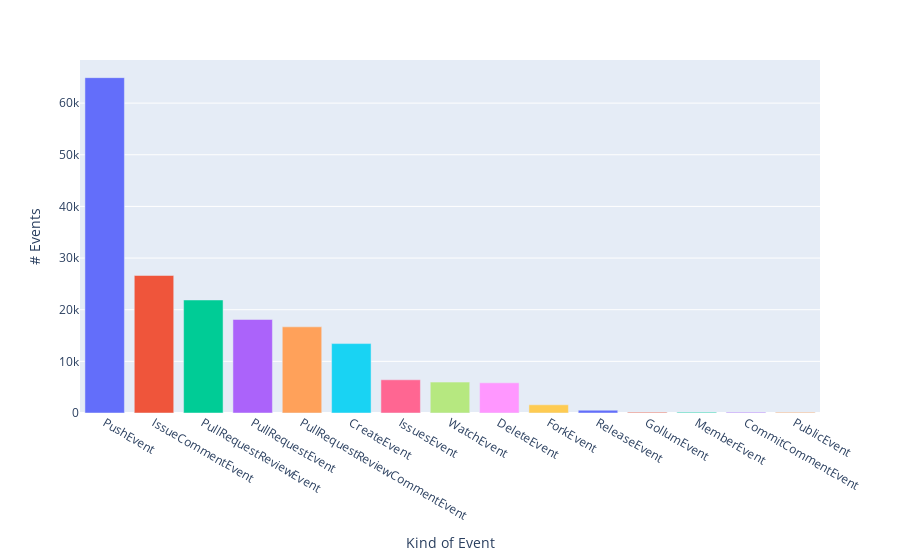

Here is the notebook cell this chart was saved with:
### Markdown cell above
## Most common events among known contributors

### Code cell
kc_event_counts = df_known_event_stream.event_type.value_counts()
fig_kec = px.bar(
    data_frame=kc_event_counts.to_frame(),
    color=kc_event_counts.to_frame().index,
    labels={
                     "value": "# Events",
                     "event_type": "Kind of Event"
                 },
)
fig_kec.update_layout(showlegend=False)
fig_kec.write_image("knowncontributors_eventcount.png")
fig_kec

### Figure 1 — Plotly figure (JSON) as saved in the notebook; plotly's stock layout.template omitted (floating-point values rounded to 4 significant figures)
{"data": [{"alignmentgroup": "True", "hovertemplate": "Kind of Event=%{x}<br># Events=%{y}<extra></extra>", "legendgroup": "PushEvent", "marker": {"color": "#636efa", "pattern": {"shape": ""}}, "name": "PushEvent", "offsetgroup": "PushEvent", "orientation": "v", "showlegend": true, "textposition": "auto", "type": "bar", "x": ["PushEvent"], "xaxis": "x", "y": [64932], "yaxis": "y"}, {"alignmentgroup": "True", "hovertemplate": "Kind of Event=%{x}<br># Events=%{y}<extra></extra>", "legendgroup": "IssueCommentEvent", "marker": {"color": "#EF553B", "pattern": {"shape": ""}}, "name": "IssueCommentEvent", "offsetgroup": "IssueCommentEvent", "orientation": "v", "showlegend": true, "textposition": "auto", "type": "bar", "x": ["IssueCommentEvent"], "xaxis": "x", "y": [26628], "yaxis": "y"}, {"alignmentgroup": "True", "hovertemplate": "Kind of Event=%{x}<br># Events=%{y}<extra></extra>", "legendgroup": "PullRequestReviewEvent", "marker": {"color": "#00cc96", "pattern": {"shape": ""}}, "name": "PullRequestReviewEvent", "offsetgroup": "PullRequestReviewEvent", "orientation": "v", "showlegend": true, "textposition": "auto", "type": "bar", "x": ["PullRequestReviewEvent"], "xaxis": "x", "y": [21885], "yaxis": "y"}, {"alignmentgroup": "True", "hovertemplate": "Kind of Event=%{x}<br># Events=%{y}<extra></extra>", "legendgroup": "PullRequestEvent", "marker": {"color": "#ab63fa", "pattern": {"shape": ""}}, "name": "PullRequestEvent", "offsetgroup": "PullRequestEvent", "orientation": "v", "showlegend": true, "textposition": "auto", "type": "bar", "x": ["PullRequestEvent"], "xaxis": "x", "y": [18105], "yaxis": "y"}, {"alignmentgroup": "True", "hovertemplate": "Kind of Event=%{x}<br># Events=%{y}<extra></extra>", "legendgroup": "PullRequestReviewCommentEvent", "marker": {"color": "#FFA15A", "pattern": {"shape": ""}}, "name": "PullRequestReviewCommentEvent", "offsetgroup": "PullRequestReviewCommentEvent", "orientation": "v", "showlegend": true, "textposition": "auto", "type": "bar", "x": ["PullRequestReviewCommentEvent"], "xaxis": "x", "y": [16683], "yaxis": "y"}, {"alignmentgroup": "True", "hovertemplate": "Kind of Event=%{x}<br># Events=%{y}<extra></extra>", "legendgroup": "CreateEvent", "marker": {"color": "#19d3f3", "pattern": {"shape": ""}}, "name": "CreateEvent", "offsetgroup": "CreateEvent", "orientation": "v", "showlegend": true, "textposition": "auto", "type": "bar", "x": ["CreateEvent"], "xaxis": "x", "y": [13441], "yaxis": "y"}, {"alignmentgroup": "True", "hovertemplate": "Kind of Event=%{x}<br># Events=%{y}<extra></extra>", "legendgroup": "IssuesEvent", "marker": {"color": "#FF6692", "pattern": {"shape": ""}}, "name": "IssuesEvent", "offsetgroup": "IssuesEvent", "orientation": "v", "showlegend": true, "textposition": "auto", "type": "bar", "x": ["IssuesEvent"], "xaxis": "x", "y": [6431], "yaxis": "y"}, {"alignmentgroup": "True", "hovertemplate": "Kind of Event=%{x}<br># Events=%{y}<extra></extra>", "legendgroup": "WatchEvent", "marker": {"color": "#B6E880", "pattern": {"shape": ""}}, "name": "WatchEvent", "offsetgroup": "WatchEvent", "orientation": "v", "showlegend": true, "textposition": "auto", "type": "bar", "x": ["WatchEvent"], "xaxis": "x", "y": [5986], "yaxis": "y"}, {"alignmentgroup": "True", "hovertemplate": "Kind of Event=%{x}<br># Events=%{y}<extra></extra>", "legendgroup": "DeleteEvent", "marker": {"color": "#FF97FF", "pattern": {"shape": ""}}, "name": "DeleteEvent", "offsetgroup": "DeleteEvent", "orientation": "v", "showlegend": true, "textposition": "auto", "type": "bar", "x": ["DeleteEvent"], "xaxis": "x", "y": [5842], "yaxis": "y"}, {"alignmentgroup": "True", "hovertemplate": "Kind of Event=%{x}<br># Events=%{y}<extra></extra>", "legendgroup": "ForkEvent", "marker": {"color": "#FECB52", "pattern": {"shape": ""}}, "name": "ForkEvent", "offsetgroup": "ForkEvent", "orientation": "v", "showlegend": true, "textposition": "auto", "type": "bar", "x": ["ForkEvent"], "xaxis": "x", "y": [1585], "yaxis": "y"}, {"alignmentgroup": "True", "hovertemplate": "Kind of Event=%{x}<br># Events=%{y}<extra></extra>", "legendgroup": "ReleaseEvent", "marker": {"color": "#636efa", "pattern": {"shape": ""}}, "name": "ReleaseEvent", "offsetgroup": "ReleaseEvent", "orientation": "v", "showlegend": true, "textposition": "auto", "type": "bar", "x": ["ReleaseEvent"], "xaxis": "x", "y": [540], "yaxis": "y"}, {"alignmentgroup": "True", "hovertemplate": "Kind of Event=%{x}<br># Events=%{y}<extra></extra>", "legendgroup": "GollumEvent", "marker": {"color": "#EF553B", "pattern": {"shape": ""}}, "name": "GollumEvent", "offsetgroup": "GollumEvent", "orientation": "v", "showlegend": true, "textposition": "auto", "type": "bar", "x": ["GollumEvent"], "xaxis": "x", "y": [165], "yaxis": "y"}, {"alignmentgroup": "True", "hovertemplate": "Kind of Event=%{x}<br># Events=%{y}<extra></extra>", "legendgroup": "MemberEvent", "marker": {"color": "#00cc96", "pattern": {"shape": ""}}, "name": "MemberEvent", "offsetgroup": "MemberEvent", "orientation": "v", "showlegend": true, "textposition": "auto", "type": "bar", "x": ["MemberEvent"], "xaxis": "x", "y": [154], "yaxis": "y"}, {"alignmentgroup": "True", "hovertemplate": "Kind of Event=%{x}<br># Events=%{y}<extra></extra>", "legendgroup": "CommitCommentEvent", "marker": {"color": "#ab63fa", "pattern": {"shape": ""}}, "name": "CommitCommentEvent", "offsetgroup": "CommitCommentEvent", "orientation": "v", "showlegend": true, "textposition": "auto", "type": "bar", "x": ["CommitCommentEvent"], "xaxis": "x", "y": [145], "yaxis": "y"}, {"alignmentgroup": "True", "hovertemplate": "Kind of Event=%{x}<br># Events=%{y}<extra></extra>", "legendgroup": "PublicEvent", "marker": {"color": "#FFA15A", "pattern": {"shape": ""}}, "name": "PublicEvent", "offsetgroup": "PublicEvent", "orientation": "v", "showlegend": true, "textposition": "auto", "type": "bar", "x": ["PublicEvent"], "xaxis": "x", "y": [144], "yaxis": "y"}], "layout": {"barmode": "relative", "legend": {"title": {"text": "Kind of Event"}, "tracegroupgap": 0}, "margin": {"t": 60}, "showlegend": false, "xaxis": {"anchor": "y", "categoryarray": ["PushEvent", "IssueCommentEvent", "PullRequestReviewEvent", "PullRequestEvent", "PullRequestReviewCommentEvent", "CreateEvent", "IssuesEvent", "WatchEvent", "DeleteEvent", "ForkEvent", "ReleaseEvent", "GollumEvent", "MemberEvent", "CommitCommentEvent", "PublicEvent"], "categoryorder": "array", "domain": [0, 1], "title": {"text": "Kind of Event"}}, "yaxis": {"anchor": "x", "domain": [0, 1], "title": {"text": "# Events"}}}}
